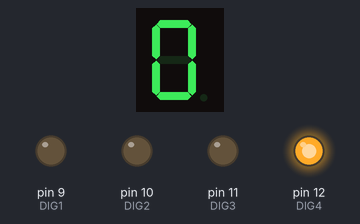
The sketch below on a simulated Arduino Uno, built with avr-gcc and run on an emulated ATmega328P. Shown: 1-digit seven-segment display, output pins drawn as LEDs (lit = HIGH). Wiring (inferred from the names in the program): 1-digit 7-segment display, segments lit when LOW: segments pin 2, pin 3, pin 4, pin 5, pin 6, pin 7, pin 8. The segment pins are drawn as the display they are named for; pins used as bus, display or sensor lines are not drawn.

Above: at 0.1 s.
At 12.6 s:
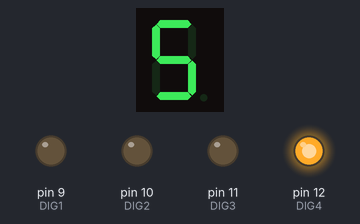
At 25.1 s:
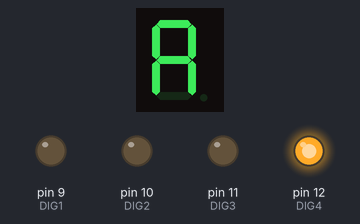
At 37.6 s:
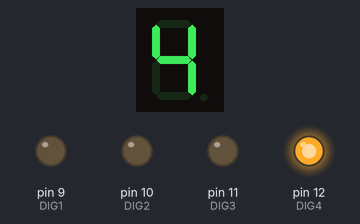
Timing chart, 0 to 39.1 s (numbered marks = the images above):
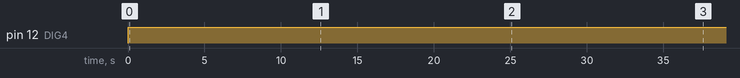

The sketch:

lab4.ino
```cpp
// pin assignments
/*
specify pins on the 7-seg display that for your Arduino
example you can connect the A segment of the display to the pin 2 on the Arduino.
*/
int pinA=2;
int pinB=3;
int pinC=4;
int pinD=5;
int pinE=6;
int pinF=7;
int pinG=8;
int DIG1=9;
int DIG2=10;
int DIG3=11;
int DIG4=12;

int wait=500;

int counter=0;


void setup() {
  // put your setup code here, to initialize all the pins
  pinMode(pinA, OUTPUT);
  pinMode(pinB, OUTPUT);
  pinMode(pinC, OUTPUT);
  pinMode(pinD, OUTPUT);
  pinMode(pinE, OUTPUT);
  pinMode(pinF, OUTPUT);
  pinMode(pinG, OUTPUT);
  pinMode(DIG1, OUTPUT);
  pinMode(DIG2, OUTPUT);
  pinMode(DIG3, OUTPUT);
  pinMode(DIG4, OUTPUT);


}

void loop() {


     //case 0: light the correct segments when you Zero (0)

      digitalWrite(DIG4, HIGH);
      digitalWrite(DIG3, LOW);
      digitalWrite(DIG2, LOW);
      digitalWrite(DIG1, LOW);
if(counter == 0)
   {
      digitalWrite(pinA, LOW);
      digitalWrite(pinB, LOW);
      digitalWrite(pinC, LOW);
      digitalWrite(pinD, LOW);
      digitalWrite(pinE, LOW);
      digitalWrite(pinF, LOW);
      digitalWrite(pinG, HIGH);
      delay(wait);
   }

   if(counter == 1)
   {
      digitalWrite(pinA, HIGH);
      digitalWrite(pinB, LOW);
      digitalWrite(pinC, LOW);
      digitalWrite(pinD, HIGH);
      digitalWrite(pinE, HIGH);
      digitalWrite(pinF, HIGH);
      digitalWrite(pinG, HIGH);
      delay(wait);
   }


       if(counter == 2)
   {
      digitalWrite(pinA, LOW);
      digitalWrite(pinB, LOW);
      digitalWrite(pinC, HIGH);
      digitalWrite(pinD, LOW);
      digitalWrite(pinE, LOW);
      digitalWrite(pinF, HIGH);
      digitalWrite(pinG, LOW);
      delay(wait);
   }


  if(counter == 3)
   {
      digitalWrite(pinA, LOW);
      digitalWrite(pinB, LOW);
      digitalWrite(pinC, LOW);
      digitalWrite(pinD, LOW);
      digitalWrite(pinE, HIGH);
      digitalWrite(pinF, HIGH);
      digitalWrite(pinG, LOW);
      delay(wait);
   }

     if(counter == 4)
   {
      digitalWrite(pinA, HIGH);
      digitalWrite(pinB, LOW);
      digitalWrite(pinC, LOW);
      digitalWrite(pinD, HIGH);
      digitalWrite(pinE, HIGH);
      digitalWrite(pinF, LOW);
      digitalWrite(pinG, LOW);
      delay(wait);
   }

     if(counter == 5)
   {
      digitalWrite(pinA, LOW);
      digitalWrite(pinB, HIGH);
      digitalWrite(pinC, LOW);
      digitalWrite(pinD, LOW);
      digitalWrite(pinE, HIGH);
      digitalWrite(pinF, LOW);
      digitalWrite(pinG, LOW);
      delay(wait);
   }

     if(counter == 6)
   {
      digitalWrite(pinA, LOW);
      digitalWrite(pinB, HIGH);
      digitalWrite(pinC, LOW);
      digitalWrite(pinD, LOW);
      digitalWrite(pinE, LOW);
      digitalWrite(pinF, LOW);
      digitalWrite(pinG, LOW);
      delay(wait);
   }
        if(counter == 7)
   {
      digitalWrite(pinA, LOW);
      digitalWrite(pinB, LOW);
      digitalWrite(pinC, LOW);
      digitalWrite(pinD, HIGH);
      digitalWrite(pinE, HIGH);
      digitalWrite(pinF, HIGH);
      digitalWrite(pinG, HIGH);
      delay(wait);
   }
     if(counter == 8)
   {
      digitalWrite(pinA, LOW);
      digitalWrite(pinB, LOW);
      digitalWrite(pinC, LOW);
      digitalWrite(pinD, LOW);
      digitalWrite(pinE, LOW);
      digitalWrite(pinF, LOW);
      digitalWrite(pinG, LOW);
      delay(wait);
   }
     if(counter == 9)
   {
      digitalWrite(pinA, LOW);
      digitalWrite(pinB, LOW);
      digitalWrite(pinC, LOW);
      digitalWrite(pinD, LOW);
      digitalWrite(pinE, HIGH);
      digitalWrite(pinF, LOW);
      digitalWrite(pinG, LOW);
      delay(wait);
   }
  if(counter == 10)
   {
      digitalWrite(pinA, LOW);
      digitalWrite(pinB, LOW);
      digitalWrite(pinC, LOW);
      digitalWrite(pinD, HIGH);
      digitalWrite(pinE, LOW);
      digitalWrite(pinF, LOW);
      digitalWrite(pinG, LOW);
      delay(wait);
   }

  //case 1: light the correct segments when you One (1)

  //case 9: light the correct segments when you One (9)


  delay(2000);
  counter++;

  // count from 0 to 9
  if(counter==11)
    counter=0;


}
```

Measured:
- by itself, pin 12 (DIG4): LOW → HIGH at 0.00 s
- what the display in image 1 shows lasts 2.5 s, from 12.5 s to 15.0 s
